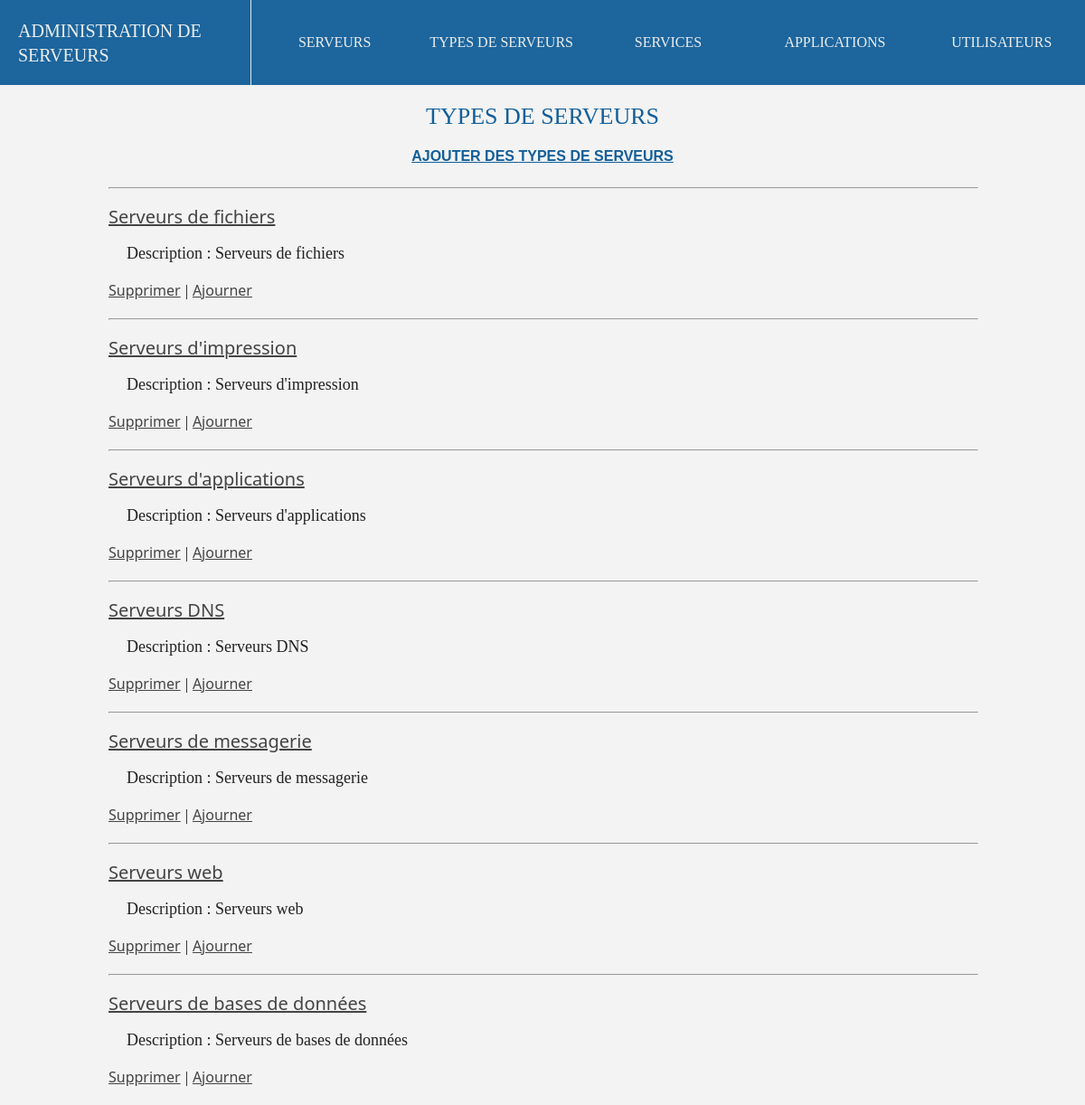
Page /typesServeurs on the committed database.
### adminserver/models.py (models this page shows, shortened)
class type_de_serveurs(models.Model):
    type = models.CharField(max_length=100)
    description = models.TextField(null=True)
    def __str__(self):
        return self.type

### adminserver/views.py (the view)
# urls.py: path('typesServeurs',views.typesServeurs_index),
def typesServeurs_index(request):
    URL = "typeServeur"
    typesServeurs = list(models.type_de_serveurs.objects.all())
    num = len(list(models.type_de_serveurs.objects.all()))
    return render(request,"type_serveur/liste_index.html",{"objects" : typesServeurs,"title":"TYPES DE SERVEURS","extra":"","url":URL,"count":num})

### adminserver/templates/type_serveur/liste_index.html (shortened to what this page needs)
{% extends "main.html" %}
{% block content %}
<h2> {{title}} </h2>
{% if count == 0 %}
<h3 class="error"> Oups. Il semblerait qu'il n'y a aucun élément de cette catégorie. Voulez vous en rajouter?</h3>
<a class="yes" href="/ajout/{{url}}"> AJOUTER DES {{title}}</a>
{% elif count > 0 %}
<a class="addlink" href="/ajout/{{url}}"> AJOUTER DES {{title}}</a>
<ul style="margin-top:25px;max-width:80%;list-style:none;">
{% for i in objects %}
    <hr><br><li><a class="object_title" href="/affiche/{{url}}/{{i.id}}/">{{i}}</a><br><br><p style="margin-left:20px;width:calc(100% - 40px);text-align:justify">Description : {{i.description}}</p><br><a href="/delete/{{url}}/{{i.id}}/">Supprimer</a><line>|</line><a href="/update/{{url}}/{{i.id}}/">Ajourner</a></li><br>
{% endfor %}
</ul>
{% endif %}
{% endblock %}

### adminserver/static/main.css (style rules this page uses)
* { padding:0;margin:0; }
body { display:flex;align-items:center;flex-direction:column;min-height:100vh;width:100%;background-color:#F3F3F3; }
h2 { color:#115e99;font-family:Tahoma;padding:20px;font-weight:1; }
.addlink { font-size:16px;font-family:arial;font-weight:bold;color:#115e99 }
h2 { font-size:26px; }
.object_title { font-size:20px; }
ul { max-width:100%; }
li > a { color:#444;line-height:25px;font-family:system-UI,arial }
line { margin-right:5px;margin-left:5px;user-select: none; }
hr { width:80vw; }
p { color:#222;font-size:18px;font-family:tahoma;font-weight:1; }

### rows in the picture
type_de_serveurs: type "Serveurs de fichiers", description "Serveurs de fichiers"
type_de_serveurs: type "Serveurs d'impression", description "Serveurs d'impression"
type_de_serveurs: type "Serveurs d'applications", description "Serveurs d'applications"
type_de_serveurs: type "Serveurs DNS", description "Serveurs DNS"
type_de_serveurs: type "Serveurs de messagerie", description "Serveurs de messagerie"
type_de_serveurs: type "Serveurs web", description "Serveurs web"
type_de_serveurs: type "Serveurs de bases de données", description "Serveurs de bases de données"

### other values in the picture
{{ title }} "TYPES DE SERVEURS"
